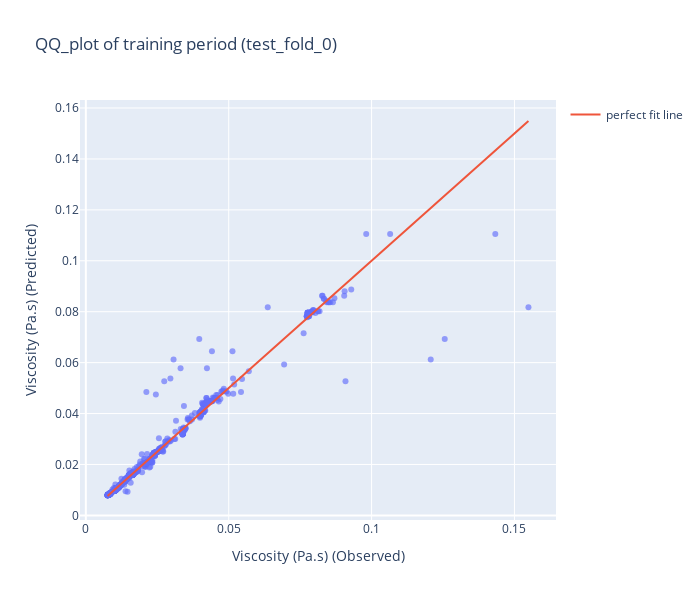
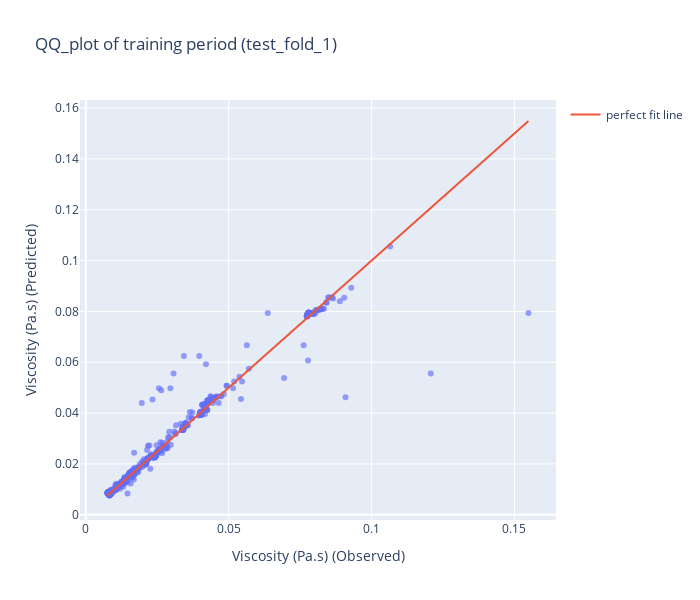
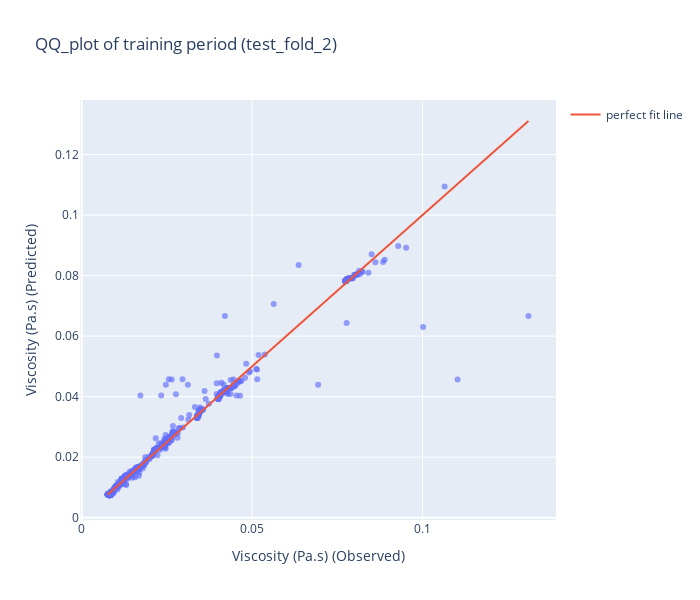
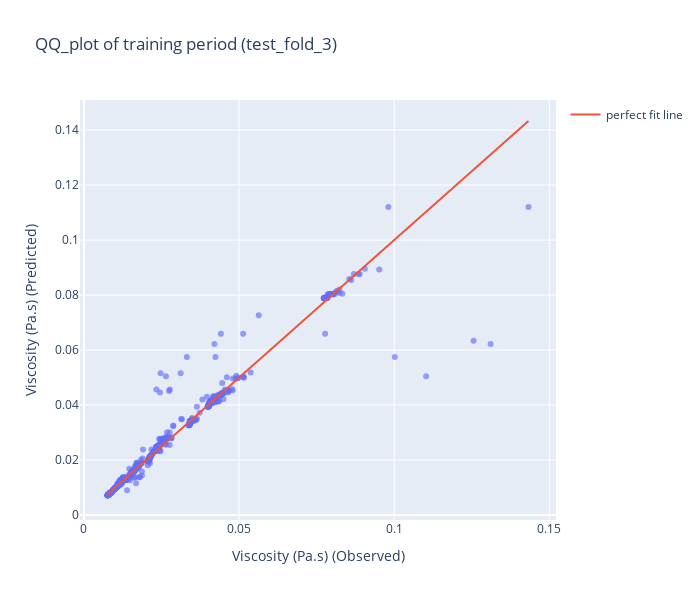

Here is the notebook cell these charts were saved with, in order:
### Markdown cell above
## training performances

### Code cell
for temp in temp_values:
    config = {
        "toImageButtonOptions": {
            "scale": 6,  # Multiply title/legend/axis/canvas sizes by this factor
        }
    }
    graph_perf[temp]["training_scores"].update_layout(width=700, height=600).show(config=config)

### Figure 1 — Plotly figure (JSON) as saved in the notebook; plotly's stock layout.template omitted (floating-point values rounded to 4 significant figures; data arrays with more than 128 entries replaced by an {"elided": "..."} marker saying what was removed)
{"data": [{"customdata": {"elided": "774x3 float values"}, "hovertemplate": "Viscosity (Pa.s) (Observed)=%{x}<br>Viscosity (Pa.s) (Predicted)=%{y}<br>Shear rate (1/s)=%{customdata[0]}<br>Temperature (°C)=%{customdata[1]}<br>Liquid density (20°C)=%{customdata[2]}<extra></extra>", "legendgroup": "", "marker": {"color": "#636efa", "opacity": 0.65, "symbol": "circle"}, "mode": "markers", "name": "", "orientation": "v", "showlegend": false, "type": "scatter", "x": {"elided": "774 float values"}, "xaxis": "x", "y": {"elided": "774 float values"}, "yaxis": "y"}, {"mode": "lines", "name": "perfect fit line", "type": "scatter", "x": [0.007595, 0.1549], "y": [0.007595, 0.1549]}], "layout": {"height": 600, "legend": {"tracegroupgap": 0}, "title": {"text": "QQ_plot of training period (test_fold_0)"}, "width": 700, "xaxis": {"anchor": "y", "domain": [0, 1], "title": {"text": "Viscosity (Pa.s) (Observed)"}}, "yaxis": {"anchor": "x", "domain": [0, 1], "title": {"text": "Viscosity (Pa.s) (Predicted)"}}}}

### Figure 2 — Plotly figure (JSON) as saved in the notebook; plotly's stock layout.template omitted (floating-point values rounded to 4 significant figures; data arrays with more than 128 entries replaced by an {"elided": "..."} marker saying what was removed)
{"data": [{"customdata": {"elided": "774x3 float values"}, "hovertemplate": "Viscosity (Pa.s) (Observed)=%{x}<br>Viscosity (Pa.s) (Predicted)=%{y}<br>Shear rate (1/s)=%{customdata[0]}<br>Temperature (°C)=%{customdata[1]}<br>Liquid density (20°C)=%{customdata[2]}<extra></extra>", "legendgroup": "", "marker": {"color": "#636efa", "opacity": 0.65, "symbol": "circle"}, "mode": "markers", "name": "", "orientation": "v", "showlegend": false, "type": "scatter", "x": {"elided": "774 float values"}, "xaxis": "x", "y": {"elided": "774 float values"}, "yaxis": "y"}, {"mode": "lines", "name": "perfect fit line", "type": "scatter", "x": [0.007598, 0.1549], "y": [0.007598, 0.1549]}], "layout": {"height": 600, "legend": {"tracegroupgap": 0}, "title": {"text": "QQ_plot of training period (test_fold_1)"}, "width": 700, "xaxis": {"anchor": "y", "domain": [0, 1], "title": {"text": "Viscosity (Pa.s) (Observed)"}}, "yaxis": {"anchor": "x", "domain": [0, 1], "title": {"text": "Viscosity (Pa.s) (Predicted)"}}}}

### Figure 3 — Plotly figure (JSON) as saved in the notebook; plotly's stock layout.template omitted (floating-point values rounded to 4 significant figures; data arrays with more than 128 entries replaced by an {"elided": "..."} marker saying what was removed)
{"data": [{"customdata": {"elided": "774x3 float values"}, "hovertemplate": "Viscosity (Pa.s) (Observed)=%{x}<br>Viscosity (Pa.s) (Predicted)=%{y}<br>Shear rate (1/s)=%{customdata[0]}<br>Temperature (°C)=%{customdata[1]}<br>Liquid density (20°C)=%{customdata[2]}<extra></extra>", "legendgroup": "", "marker": {"color": "#636efa", "opacity": 0.65, "symbol": "circle"}, "mode": "markers", "name": "", "orientation": "v", "showlegend": false, "type": "scatter", "x": {"elided": "774 float values"}, "xaxis": "x", "y": {"elided": "774 float values"}, "yaxis": "y"}, {"mode": "lines", "name": "perfect fit line", "type": "scatter", "x": [0.007598, 0.1311], "y": [0.007598, 0.1311]}], "layout": {"height": 600, "legend": {"tracegroupgap": 0}, "title": {"text": "QQ_plot of training period (test_fold_2)"}, "width": 700, "xaxis": {"anchor": "y", "domain": [0, 1], "title": {"text": "Viscosity (Pa.s) (Observed)"}}, "yaxis": {"anchor": "x", "domain": [0, 1], "title": {"text": "Viscosity (Pa.s) (Predicted)"}}}}

### Figure 4 — Plotly figure (JSON) as saved in the notebook; plotly's stock layout.template omitted (floating-point values rounded to 4 significant figures; data arrays with more than 128 entries replaced by an {"elided": "..."} marker saying what was removed)
{"data": [{"customdata": {"elided": "774x3 float values"}, "hovertemplate": "Viscosity (Pa.s) (Observed)=%{x}<br>Viscosity (Pa.s) (Predicted)=%{y}<br>Shear rate (1/s)=%{customdata[0]}<br>Temperature (°C)=%{customdata[1]}<br>Liquid density (20°C)=%{customdata[2]}<extra></extra>", "legendgroup": "", "marker": {"color": "#636efa", "opacity": 0.65, "symbol": "circle"}, "mode": "markers", "name": "", "orientation": "v", "showlegend": false, "type": "scatter", "x": {"elided": "774 float values"}, "xaxis": "x", "y": {"elided": "774 float values"}, "yaxis": "y"}, {"mode": "lines", "name": "perfect fit line", "type": "scatter", "x": [0.007595, 0.1433], "y": [0.007595, 0.1433]}], "layout": {"height": 600, "legend": {"tracegroupgap": 0}, "title": {"text": "QQ_plot of training period (test_fold_3)"}, "width": 700, "xaxis": {"anchor": "y", "domain": [0, 1], "title": {"text": "Viscosity (Pa.s) (Observed)"}}, "yaxis": {"anchor": "x", "domain": [0, 1], "title": {"text": "Viscosity (Pa.s) (Predicted)"}}}}
